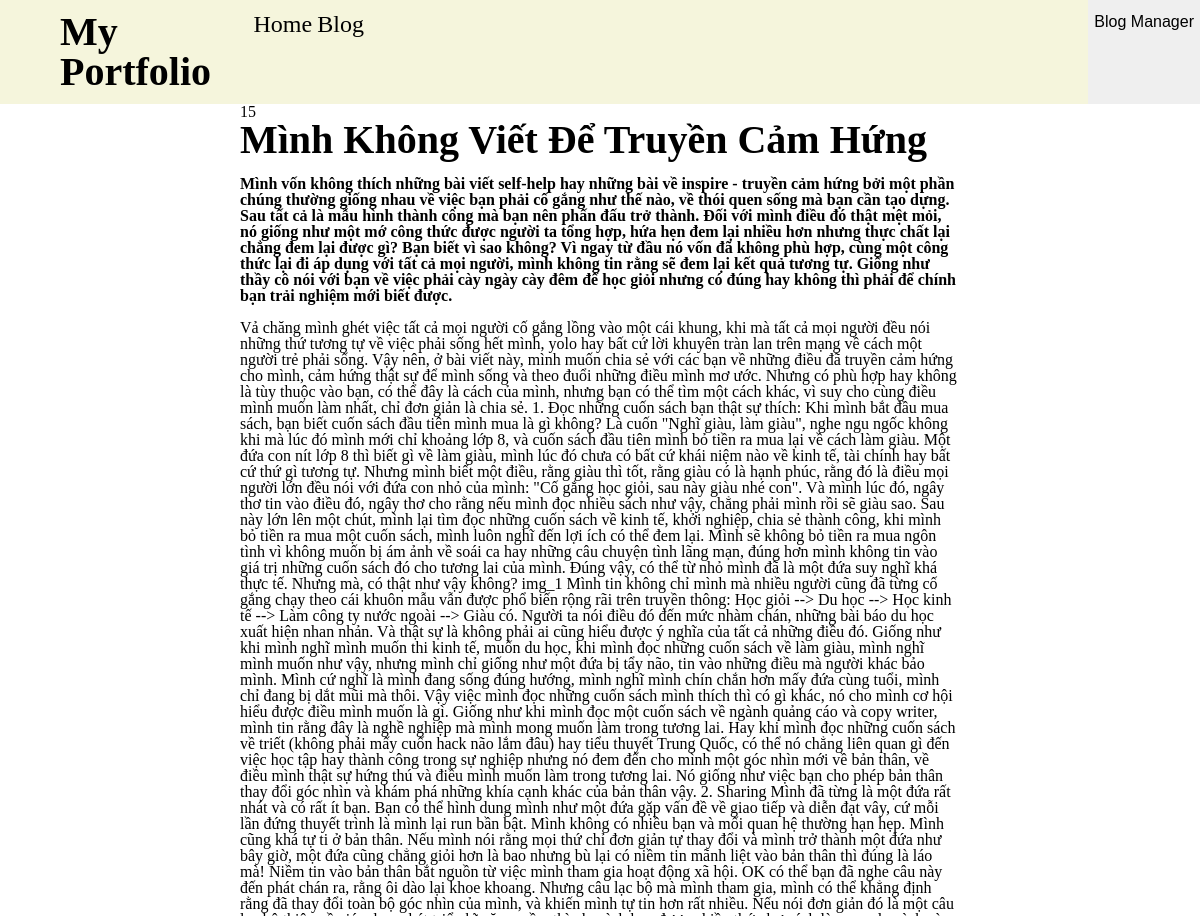
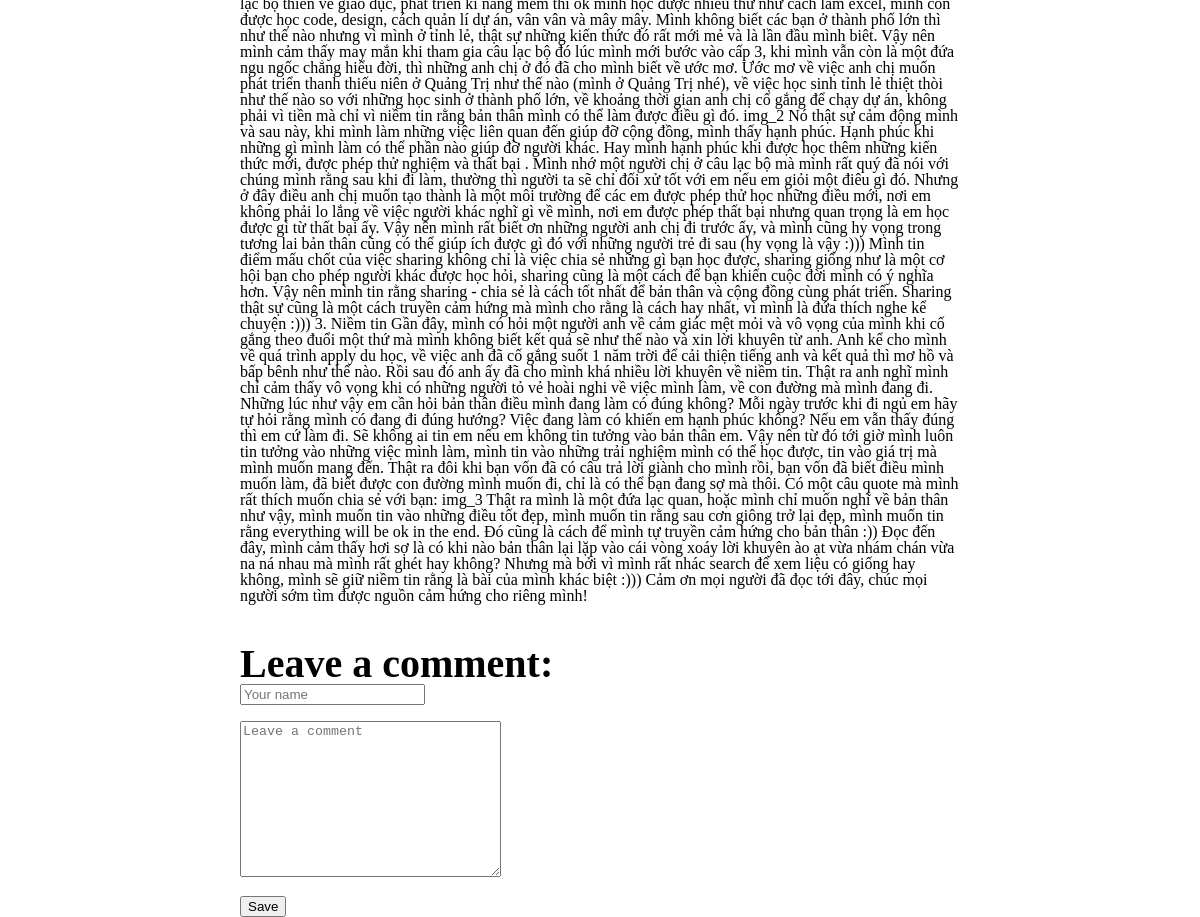
Screenshot of /blog/15/ with the database file from the repository (2 pictures, top to bottom).
### blog/models.py (models this page shows)
class Blog(models.Model):
    title=models.CharField(max_length=100, null=false)
    description = models.CharField(max_length=500,null=True)
    content=models.TextField()
    date =models.DateTimeField(auto_now_add=True)

### blog/views.py (the view, shortened to what this page needs)
# urls.py: path('<int:id>/', views.blog_i, name='blog_i'),
def blog_i(request, id):
    blog = Blog.objects.get(pk=id)
    comments = blog.comments.all().order_by('-date')[:10]
    param={'comments':comments,'blog':blog,}
    return render(request,'blog/blog_i.html',param)

### blog/templates/blog/blog_i.html (shortened to what this page needs)
{% extends 'main/base.html' %}
{% block head %}
{% load static %}
<div class="header_4">
    <div class="dropdown">
        <div><button class="dropbtn">Blog Manager</button></div>
    </div>
</div>
{%endblock%}
{% block body %}
<div class="blogi_body">
    <div class="blogi_side"></div>
    <div class="blogi_mid">
        <div>
            <p>{{blog.id}}</p>
            <h1> {{blog.title}}</h1>
            <h3><br>{{blog.description}}</h3>
            <p> <br>{{blog.content}} <br></p>
        </div>
        <div class="blogi_add_comment">
            <h1><br> Leave a comment:</h1>
            <form method="POST">
                <input type="text" name="your_name" placeholder="Your name">
                <br><br>
                <textarea type="text" rows="10" cols="30" name="comment" placeholder="Leave a comment"></textarea>
                <br><br>
                <input class="submit" type="submit" name="submit" value="Save">
            </form>
        </div>
    </div>
    <div class="blogi_side"></div>
</div>
{%endblock%}

### blog/templates/blog/blog_i.html (style rules this page uses)
.header_4 { display: flex; flex-direction: row-reverse; width: 73%; }
div.dropdown { padding: 2% 0%; background-color: #EFEFEF; }
.dropbtn { color: black; height: 100%; width: 100%; font-size: 100%; border: none; cursor: pointer; }
.blogi_body { width: 100%; height: 100%; display: flex; }
.blogi_side { width: 20%; }
.blogi_mid { width: 60%; flex-direction: column; }
.blogi_add_comment { text-align: left; }
.blogi_mid h1 { font-size: 250%; }

### rows the page displays
Blog: id "15", title "Mình Không Viết Để Truyền Cảm Hứng", description "Mình vốn không thích những bài viết self-help hay những bài về inspire - truyền cảm hứng bởi một phần chúng thường giống nhau về việc bạn phải cố gắng như thế nào, về thói quen sống mà bạn cần tạo dựng. Sau tất cả là mẫu hình thành công mà bạn nên phấn đấu trở thành. Đối với mình điều đó thật mệt mỏi, nó giống như một mớ công thức được người ta tổng hợp, hứa hẹn đem lại nhiều hơn nhưng thực chất lại chẳng đem lại được gì? Bạn biết vì sao không? Vì ngay từ đầu nó vốn đã không phù hợp, cùng một công thức lại đi áp dụng với tất cả mọi người, mình không tin rằng sẽ đem lại kết quả tương tự. Giống như thầy cô nói với bạn về việc phải cày ngày cày đêm để học giỏi nhưng có đúng hay không thì phải…", content "Vả chăng mình ghét việc tất cả mọi người cố gắng lồng vào một cái khung, khi mà tất cả mọi người đều nói những thứ tương tự về việc phải sống hết mình, yolo hay bất cứ lời khuyên tràn lan trên mạng về cách một người trẻ phải sống. Vậy nên, ở bài viết này, mình muốn chia sẻ với các bạn về những điều đã truyền cảm hứng cho mình, cảm hứng thật sự để mình sống và theo đuổi những điều mình mơ ước. Nhưng có phù hợp hay không là tùy thuộc vào bạn, có thể đây là cách của mình, nhưng bạn có thể tìm một cách khác, vì suy cho cùng điều mình muốn làm nhất, chỉ đơn giản là chia sẻ. 1. Đọc những cuốn sách bạn thật sự thích: Khi mình bắt đầu mua sách, bạn biết cuốn sách đầu tiên mình mua là gì không? Là…"
